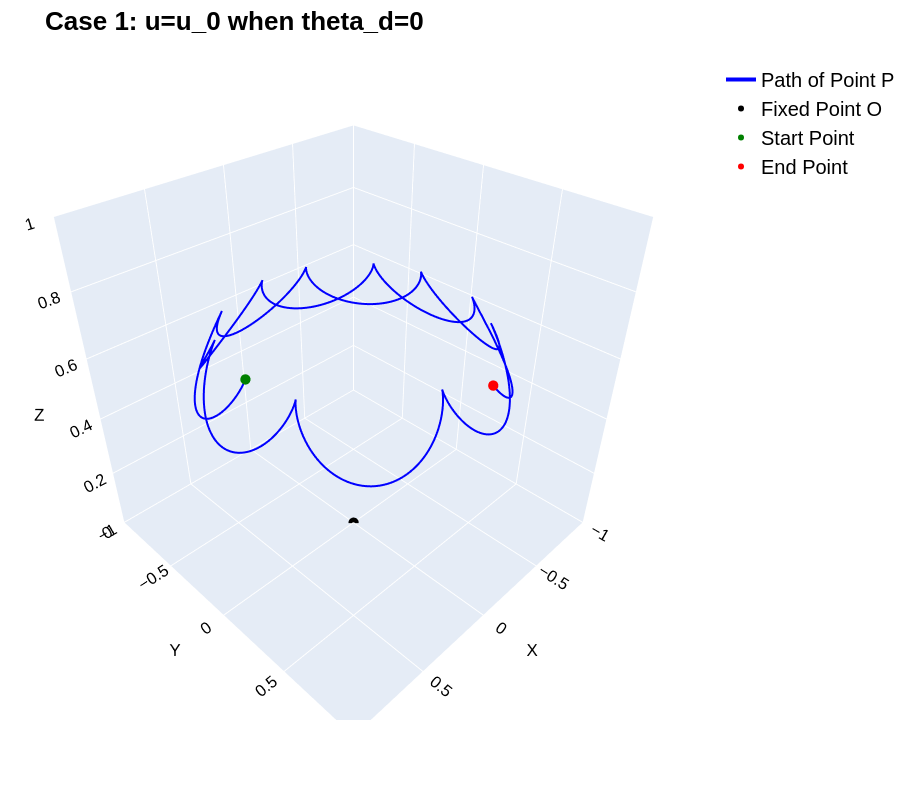
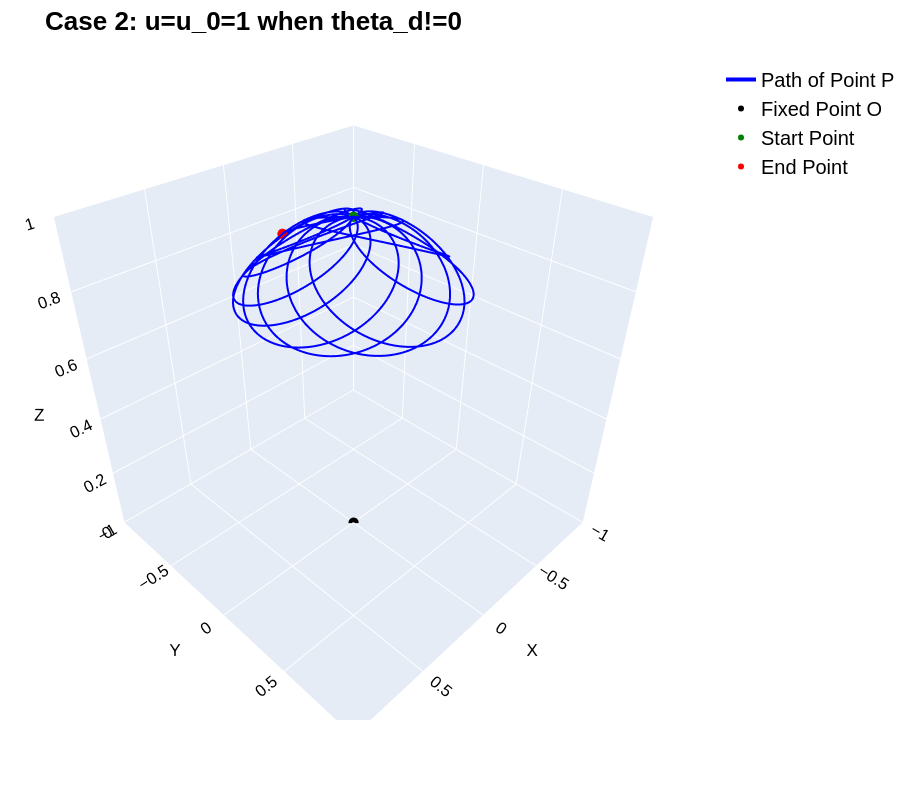

Write notebook code for charts like these, in order.
### Markdown cell above
### **2. For cuspidal motion runs both cases as in page 426-427**

### Code cell
def simulate_path_cuspidal(theta0, psi_d0, theta_d0, Omega, t_span):
    Ia_val, It_val = 1.0, 5.0
    
    # Calculate the conserved momentum
    p_psi = -Ia_val * Omega * np.sin(theta0) + It_val * psi_d0 * np.cos(theta0)**2  # Calculate the conserved momentum
    p_phi = Ia_val * Omega
    
    # Calculate critical parameter
    u_0 = -p_psi / p_phi
    
    S0 = [theta0, 0.0, 0.0, theta_d0]
    t_eval = np.linspace(t_span[0], t_span[1], 2000)
    sol = solve_ivp(top_odes, t_span, S0, args=(Omega, p_psi), 
                    method='LSODA', rtol=1e-9, atol=1e-11, t_eval=t_eval)
    
    return sol.t, sol.y[1], sol.y[0], u_0


# Case 1: u = u_0 when theta_dot = 0
t_C1, psi_C1, the_C1, u0_C1 = simulate_path_cuspidal(
    theta0=np.radians(45), psi_d0=0.0, theta_d0=0.0, Omega=20.0, t_span=(0, 20)
)

# Case 2: theta_dot != 0 when u = u_0 = 1
t_C2, psi_C2, the_C2, u0_C2 = simulate_path_cuspidal(
    theta0=np.radians(90), psi_d0=0.0, theta_d0=1.0, Omega=20.0, t_span=(0, 20)
)


# Create 2D Plot
def add_path_arrows(ax, x, y, num_arrows=10):
    step = len(x) // (num_arrows + 1)
    for i in range(step, len(x) - step + 1, step):
        idx_prev = i - 15 
        ax.annotate('', xy=(x[i], y[i]), xytext=(x[idx_prev], y[idx_prev]),
                    arrowprops=dict(arrowstyle="-|>", color='blue', shrinkA=0, shrinkB=0))

def format_2d_plot2(ax, psi_data, the_data, u_0, theta_d0, title):
    x_deg = np.degrees(psi_data*-1)
    y_deg = np.degrees(the_data)
    
    # Calculate u1 (lower turning point) and u2 (upper turning point)
    u_data = np.sin(the_data)
    u = np.max(u_data)
    
    ax.plot(x_deg, y_deg, 'b-', linewidth=1.5)
    add_path_arrows(ax, x_deg, y_deg, num_arrows=8)
    
    ax.set_title(f"{title}\n $u$ = $u_0$ = {u:.3f}  | $\\dot\\theta = {theta_d0:.1f}$  $rad/s^2$", fontsize=12)
    ax.set_xlabel(r'Precession Angle $\psi$ (Degrees)')
    ax.grid(True, linestyle='--', alpha=0.6)
    
    ax.axhline(np.max(y_deg), color='k', linestyle='-', alpha=0.8)
    ax.axhline(np.min(y_deg), color='k', linestyle='-', alpha=0.8)
            
fig, axes = plt.subplots(1, 2, figsize=(10, 4), sharey=False)

format_2d_plot2(axes[0], psi_C1, the_C1, u0_C1,0, r"Case 1: $u = u_0,  \dot{\theta}=0$")
format_2d_plot2(axes[1], psi_C2, the_C2, u0_C2,1.0, r"Case 2: $u = u_0=1,  \dot{\theta} \neq 0$")

axes[0].set_ylabel(r'Nutation Angle $\theta$ (Degrees)')
plt.tight_layout()
plt.show()

plot_3d_plotly(psi_C1, the_C1, "Case 1: u=u_0 when theta_d=0")
plot_3d_plotly(psi_C2, the_C2, "Case 2: u=u_0=1 when theta_d!=0")

### Figure 1 — Plotly figure (JSON) as saved in the notebook; plotly's stock layout.template omitted (floating-point values rounded to 4 significant figures; data arrays with more than 128 entries replaced by an {"elided": "..."} marker saying what was removed)
{"data": [{"line": {"color": "blue", "width": 4}, "mode": "lines", "name": "Path of Point P", "type": "scatter3d", "x": {"elided": "2000 float values"}, "y": {"elided": "2000 float values"}, "z": {"elided": "2000 float values"}}, {"marker": {"color": "black", "size": 6}, "mode": "markers", "name": "Fixed Point O", "type": "scatter3d", "x": [0], "y": [0], "z": [0]}, {"marker": {"color": "green", "size": 6}, "mode": "markers", "name": "Start Point", "type": "scatter3d", "x": [0.7071], "y": [0], "z": [0.7071]}, {"marker": {"color": "red", "size": 6}, "mode": "markers", "name": "End Point", "type": "scatter3d", "x": [-0.2269], "y": [0.7338], "z": [0.6403]}], "layout": {"font": {"color": "black", "family": "Arial", "size": 14}, "height": 800, "legend": {"font": {"color": "black", "size": 20}}, "margin": {"b": 80, "l": 0, "r": 0, "t": 60}, "scene": {"aspectmode": "cube", "xaxis": {"range": [-1, 1], "title": {"text": "X"}}, "yaxis": {"range": [-1, 1], "title": {"text": "Y"}}, "zaxis": {"range": [0, 1], "title": {"text": "Z"}}}, "title": {"font": {"color": "black", "size": 26}, "text": "<b>Case 1: u=u_0 when theta_d=0</b>"}, "width": 900}}

### Figure 2 — Plotly figure (JSON) as saved in the notebook; plotly's stock layout.template omitted (floating-point values rounded to 4 significant figures; data arrays with more than 128 entries replaced by an {"elided": "..."} marker saying what was removed)
{"data": [{"line": {"color": "blue", "width": 4}, "mode": "lines", "name": "Path of Point P", "type": "scatter3d", "x": {"elided": "2000 float values"}, "y": {"elided": "2000 float values"}, "z": {"elided": "2000 float values"}}, {"marker": {"color": "black", "size": 6}, "mode": "markers", "name": "Fixed Point O", "type": "scatter3d", "x": [0], "y": [0], "z": [0]}, {"marker": {"color": "green", "size": 6}, "mode": "markers", "name": "Start Point", "type": "scatter3d", "x": [6.123e-17], "y": [0], "z": [1]}, {"marker": {"color": "red", "size": 6}, "mode": "markers", "name": "End Point", "type": "scatter3d", "x": [0.1163], "y": [-0.3901], "z": [0.9134]}], "layout": {"font": {"color": "black", "family": "Arial", "size": 14}, "height": 800, "legend": {"font": {"color": "black", "size": 20}}, "margin": {"b": 80, "l": 0, "r": 0, "t": 60}, "scene": {"aspectmode": "cube", "xaxis": {"range": [-1, 1], "title": {"text": "X"}}, "yaxis": {"range": [-1, 1], "title": {"text": "Y"}}, "zaxis": {"range": [0, 1], "title": {"text": "Z"}}}, "title": {"font": {"color": "black", "size": 26}, "text": "<b>Case 2: u=u_0=1 when theta_d!=0</b>"}, "width": 900}}
